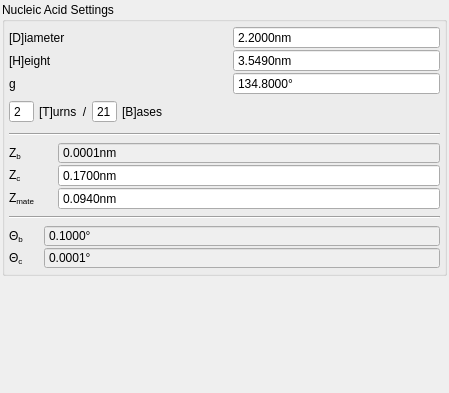
<?xml version="1.0" encoding="UTF-8"?>
<ui version="4.0">
 <class>Form</class>
 <widget class="QWidget" name="Form">
  <property name="geometry">
   <rect>
    <x>0</x>
    <y>0</y>
    <width>449</width>
    <height>393</height>
   </rect>
  </property>
  <property name="windowTitle">
   <string>Form</string>
  </property>
  <layout class="QVBoxLayout" name="verticalLayout">
   <property name="leftMargin">
    <number>2</number>
   </property>
   <property name="topMargin">
    <number>2</number>
   </property>
   <property name="rightMargin">
    <number>2</number>
   </property>
   <property name="bottomMargin">
    <number>2</number>
   </property>
   <item>
    <widget class="QGroupBox" name="nucleic_acid_settings">
     <property name="title">
      <string>Nucleic Acid Settings</string>
     </property>
     <layout class="QGridLayout" name="gridLayout_4">
      <property name="leftMargin">
       <number>4</number>
      </property>
      <property name="topMargin">
       <number>4</number>
      </property>
      <property name="rightMargin">
       <number>4</number>
      </property>
      <property name="bottomMargin">
       <number>4</number>
      </property>
      <property name="horizontalSpacing">
       <number>5</number>
      </property>
      <property name="verticalSpacing">
       <number>6</number>
      </property>
      <item row="8" column="0" colspan="2">
       <layout class="QGridLayout" name="gridLayout_3">
        <property name="horizontalSpacing">
         <number>20</number>
        </property>
        <item row="4" column="0">
         <widget class="QLabel" name="theta_c_label">
          <property name="enabled">
           <bool>true</bool>
          </property>
          <property name="sizePolicy">
           <sizepolicy hsizetype="Fixed" vsizetype="Preferred">
            <horstretch>0</horstretch>
            <verstretch>0</verstretch>
           </sizepolicy>
          </property>
          <property name="cursor">
           <cursorShape>ArrowCursor</cursorShape>
          </property>
          <property name="toolTip">
           <string/>
          </property>
          <property name="statusTip">
           <string/>
          </property>
          <property name="whatsThis">
           <string/>
          </property>
          <property name="text">
           <string>Θ&lt;sub&gt;c&lt;/sub&gt;</string>
          </property>
         </widget>
        </item>
        <item row="3" column="1">
         <widget class="QDoubleSpinBox" name="theta_b">
          <property name="enabled">
           <bool>false</bool>
          </property>
          <property name="statusTip">
           <string/>
          </property>
          <property name="styleSheet">
           <string notr="true">QDoubleSpinBox::disabled{background-color: rgb(240, 240,
                                                240); color: black}
                                            </string>
          </property>
          <property name="readOnly">
           <bool>false</bool>
          </property>
          <property name="buttonSymbols">
           <enum>QAbstractSpinBox::NoButtons</enum>
          </property>
          <property name="specialValueText">
           <string/>
          </property>
          <property name="accelerated">
           <bool>false</bool>
          </property>
          <property name="showGroupSeparator" stdset="0">
           <bool>false</bool>
          </property>
          <property name="suffix">
           <string notr="true">°</string>
          </property>
          <property name="decimals">
           <number>4</number>
          </property>
          <property name="minimum">
           <double>0.000100000000000</double>
          </property>
          <property name="maximum">
           <double>360.000000000000000</double>
          </property>
          <property name="singleStep">
           <double>0.500000000000000</double>
          </property>
          <property name="value">
           <double>0.100000000000000</double>
          </property>
         </widget>
        </item>
        <item row="4" column="1">
         <widget class="QDoubleSpinBox" name="theta_c">
          <property name="enabled">
           <bool>false</bool>
          </property>
          <property name="styleSheet">
           <string notr="true">QDoubleSpinBox::disabled{background-color: rgb(240, 240,
                                                240); color: black}
                                            </string>
          </property>
          <property name="buttonSymbols">
           <enum>QAbstractSpinBox::NoButtons</enum>
          </property>
          <property name="specialValueText">
           <string/>
          </property>
          <property name="accelerated">
           <bool>false</bool>
          </property>
          <property name="showGroupSeparator" stdset="0">
           <bool>false</bool>
          </property>
          <property name="suffix">
           <string notr="true">°</string>
          </property>
          <property name="decimals">
           <number>4</number>
          </property>
          <property name="minimum">
           <double>0.000100000000000</double>
          </property>
          <property name="maximum">
           <double>360.000000000000000</double>
          </property>
          <property name="singleStep">
           <double>0.500000000000000</double>
          </property>
         </widget>
        </item>
        <item row="3" column="0">
         <widget class="QLabel" name="theta_b_label">
          <property name="enabled">
           <bool>true</bool>
          </property>
          <property name="sizePolicy">
           <sizepolicy hsizetype="Fixed" vsizetype="Preferred">
            <horstretch>0</horstretch>
            <verstretch>0</verstretch>
           </sizepolicy>
          </property>
          <property name="cursor">
           <cursorShape>ArrowCursor</cursorShape>
          </property>
          <property name="toolTip">
           <string/>
          </property>
          <property name="statusTip">
           <string/>
          </property>
          <property name="whatsThis">
           <string/>
          </property>
          <property name="text">
           <string>Θ&lt;sub&gt;b&lt;/sub&gt;</string>
          </property>
         </widget>
        </item>
       </layout>
      </item>
      <item row="6" column="0" colspan="2">
       <widget class="Line" name="line">
        <property name="orientation">
         <enum>Qt::Horizontal</enum>
        </property>
       </widget>
      </item>
      <item row="0" column="0" colspan="2">
       <layout class="QGridLayout" name="gridLayout_2">
        <property name="horizontalSpacing">
         <number>16</number>
        </property>
        <item row="0" column="1">
         <widget class="QDoubleSpinBox" name="D">
          <property name="toolTip">
           <string/>
          </property>
          <property name="whatsThis">
           <string/>
          </property>
          <property name="buttonSymbols">
           <enum>QAbstractSpinBox::NoButtons</enum>
          </property>
          <property name="suffix">
           <string notr="true">nm</string>
          </property>
          <property name="decimals">
           <number>4</number>
          </property>
          <property name="minimum">
           <double>0.000100000000000</double>
          </property>
          <property name="maximum">
           <double>999999.000000000000000</double>
          </property>
          <property name="singleStep">
           <double>0.500000000000000</double>
          </property>
          <property name="value">
           <double>2.200000000000000</double>
          </property>
         </widget>
        </item>
        <item row="1" column="1">
         <widget class="QDoubleSpinBox" name="H">
          <property name="toolTip">
           <string/>
          </property>
          <property name="buttonSymbols">
           <enum>QAbstractSpinBox::NoButtons</enum>
          </property>
          <property name="suffix">
           <string notr="true">nm</string>
          </property>
          <property name="decimals">
           <number>4</number>
          </property>
          <property name="minimum">
           <double>0.000100000000000</double>
          </property>
          <property name="maximum">
           <double>999999.000000000000000</double>
          </property>
          <property name="singleStep">
           <double>0.500000000000000</double>
          </property>
          <property name="value">
           <double>3.549000000000000</double>
          </property>
         </widget>
        </item>
        <item row="1" column="0">
         <widget class="QLabel" name="H_label">
          <property name="cursor">
           <cursorShape>ArrowCursor</cursorShape>
          </property>
          <property name="toolTip">
           <string>Helical Twist Height</string>
          </property>
          <property name="statusTip">
           <string/>
          </property>
          <property name="text">
           <string>[H]eight</string>
          </property>
         </widget>
        </item>
        <item row="3" column="0" colspan="2">
         <layout class="QHBoxLayout" name="horizontalLayout">
          <property name="topMargin">
           <number>5</number>
          </property>
          <property name="bottomMargin">
           <number>4</number>
          </property>
          <item>
           <widget class="QSpinBox" name="T">
            <property name="toolTip">
             <string>Turns</string>
            </property>
            <property name="whatsThis">
             <string/>
            </property>
            <property name="buttonSymbols">
             <enum>QAbstractSpinBox::NoButtons</enum>
            </property>
            <property name="minimum">
             <number>1</number>
            </property>
            <property name="value">
             <number>2</number>
            </property>
           </widget>
          </item>
          <item>
           <spacer name="horizontalSpacer_2">
            <property name="orientation">
             <enum>Qt::Horizontal</enum>
            </property>
            <property name="sizeType">
             <enum>QSizePolicy::Fixed</enum>
            </property>
            <property name="sizeHint" stdset="0">
             <size>
              <width>5</width>
              <height>20</height>
             </size>
            </property>
           </spacer>
          </item>
          <item>
           <widget class="QLabel" name="T_label">
            <property name="toolTip">
             <string/>
            </property>
            <property name="statusTip">
             <string/>
            </property>
            <property name="text">
             <string>[T]urns</string>
            </property>
           </widget>
          </item>
          <item>
           <spacer name="horizontalSpacer_4">
            <property name="orientation">
             <enum>Qt::Horizontal</enum>
            </property>
            <property name="sizeType">
             <enum>QSizePolicy::Fixed</enum>
            </property>
            <property name="sizeHint" stdset="0">
             <size>
              <width>5</width>
              <height>20</height>
             </size>
            </property>
           </spacer>
          </item>
          <item>
           <widget class="QLabel" name="bases_per_turns_slash">
            <property name="toolTip">
             <string>(per)</string>
            </property>
            <property name="statusTip">
             <string/>
            </property>
            <property name="text">
             <string>/</string>
            </property>
            <property name="alignment">
             <set>Qt::AlignCenter</set>
            </property>
           </widget>
          </item>
          <item>
           <spacer name="horizontalSpacer">
            <property name="orientation">
             <enum>Qt::Horizontal</enum>
            </property>
            <property name="sizeType">
             <enum>QSizePolicy::Fixed</enum>
            </property>
            <property name="sizeHint" stdset="0">
             <size>
              <width>5</width>
              <height>20</height>
             </size>
            </property>
           </spacer>
          </item>
          <item>
           <widget class="QSpinBox" name="B">
            <property name="toolTip">
             <string>Bases</string>
            </property>
            <property name="statusTip">
             <string/>
            </property>
            <property name="whatsThis">
             <string/>
            </property>
            <property name="buttonSymbols">
             <enum>QAbstractSpinBox::NoButtons</enum>
            </property>
            <property name="minimum">
             <number>1</number>
            </property>
            <property name="value">
             <number>21</number>
            </property>
           </widget>
          </item>
          <item>
           <spacer name="horizontalSpacer_5">
            <property name="orientation">
             <enum>Qt::Horizontal</enum>
            </property>
            <property name="sizeType">
             <enum>QSizePolicy::Fixed</enum>
            </property>
            <property name="sizeHint" stdset="0">
             <size>
              <width>5</width>
              <height>20</height>
             </size>
            </property>
           </spacer>
          </item>
          <item>
           <widget class="QLabel" name="B_label">
            <property name="toolTip">
             <string>Bases</string>
            </property>
            <property name="statusTip">
             <string>There are B bases per T turns of the helix</string>
            </property>
            <property name="text">
             <string>[B]ases</string>
            </property>
           </widget>
          </item>
          <item>
           <spacer name="horizontalSpacer_3">
            <property name="orientation">
             <enum>Qt::Horizontal</enum>
            </property>
            <property name="sizeHint" stdset="0">
             <size>
              <width>40</width>
              <height>20</height>
             </size>
            </property>
           </spacer>
          </item>
         </layout>
        </item>
        <item row="0" column="0">
         <widget class="QLabel" name="D_label">
          <property name="cursor">
           <cursorShape>ArrowCursor</cursorShape>
          </property>
          <property name="toolTip">
           <string/>
          </property>
          <property name="statusTip">
           <string/>
          </property>
          <property name="whatsThis">
           <string/>
          </property>
          <property name="text">
           <string>[D]iameter</string>
          </property>
         </widget>
        </item>
        <item row="2" column="1">
         <widget class="QDoubleSpinBox" name="g">
          <property name="buttonSymbols">
           <enum>QAbstractSpinBox::NoButtons</enum>
          </property>
          <property name="suffix">
           <string>°</string>
          </property>
          <property name="decimals">
           <number>4</number>
          </property>
          <property name="minimum">
           <double>0.000100000000000</double>
          </property>
          <property name="maximum">
           <double>360.000000000000000</double>
          </property>
          <property name="value">
           <double>134.800000000000011</double>
          </property>
         </widget>
        </item>
        <item row="2" column="0">
         <widget class="QLabel" name="g_label">
          <property name="text">
           <string>g</string>
          </property>
         </widget>
        </item>
       </layout>
      </item>
      <item row="1" column="0" colspan="2">
       <widget class="Line" name="nucleic_acid_settings_splitter">
        <property name="orientation">
         <enum>Qt::Horizontal</enum>
        </property>
       </widget>
      </item>
      <item row="2" column="0" colspan="2">
       <layout class="QGridLayout" name="gridLayout_7">
        <property name="horizontalSpacing">
         <number>20</number>
        </property>
        <item row="0" column="1">
         <widget class="QDoubleSpinBox" name="Z_b">
          <property name="enabled">
           <bool>false</bool>
          </property>
          <property name="statusTip">
           <string/>
          </property>
          <property name="autoFillBackground">
           <bool>false</bool>
          </property>
          <property name="styleSheet">
           <string notr="true">QDoubleSpinBox::disabled{background-color: rgb(240, 240,
                                                240); color: black}
                                            </string>
          </property>
          <property name="wrapping">
           <bool>false</bool>
          </property>
          <property name="frame">
           <bool>true</bool>
          </property>
          <property name="readOnly">
           <bool>false</bool>
          </property>
          <property name="buttonSymbols">
           <enum>QAbstractSpinBox::NoButtons</enum>
          </property>
          <property name="specialValueText">
           <string/>
          </property>
          <property name="accelerated">
           <bool>false</bool>
          </property>
          <property name="showGroupSeparator" stdset="0">
           <bool>false</bool>
          </property>
          <property name="prefix">
           <string/>
          </property>
          <property name="suffix">
           <string notr="true">nm</string>
          </property>
          <property name="decimals">
           <number>4</number>
          </property>
          <property name="minimum">
           <double>0.000100000000000</double>
          </property>
          <property name="maximum">
           <double>999999.000000000000000</double>
          </property>
          <property name="singleStep">
           <double>0.500000000000000</double>
          </property>
          <property name="value">
           <double>0.000100000000000</double>
          </property>
         </widget>
        </item>
        <item row="1" column="1">
         <widget class="QDoubleSpinBox" name="Z_c">
          <property name="buttonSymbols">
           <enum>QAbstractSpinBox::NoButtons</enum>
          </property>
          <property name="suffix">
           <string notr="true">nm</string>
          </property>
          <property name="decimals">
           <number>4</number>
          </property>
          <property name="minimum">
           <double>0.000100000000000</double>
          </property>
          <property name="maximum">
           <double>999999.000000000000000</double>
          </property>
          <property name="singleStep">
           <double>0.500000000000000</double>
          </property>
          <property name="value">
           <double>0.170000000000000</double>
          </property>
         </widget>
        </item>
        <item row="2" column="0">
         <widget class="QLabel" name="Z_mate_label">
          <property name="text">
           <string>&lt;html&gt;&lt;head/&gt;&lt;body&gt;&lt;p&gt;Z&lt;span style=&quot;
                                                vertical-align:sub;&quot;&gt;mate&lt;/span&gt;&lt;/p&gt;&lt;/body&gt;&lt;/html&gt;
                                            </string>
          </property>
         </widget>
        </item>
        <item row="0" column="0">
         <widget class="QLabel" name="Z_b_label">
          <property name="enabled">
           <bool>true</bool>
          </property>
          <property name="sizePolicy">
           <sizepolicy hsizetype="Fixed" vsizetype="Preferred">
            <horstretch>0</horstretch>
            <verstretch>0</verstretch>
           </sizepolicy>
          </property>
          <property name="cursor">
           <cursorShape>ArrowCursor</cursorShape>
          </property>
          <property name="toolTip">
           <string/>
          </property>
          <property name="statusTip">
           <string/>
          </property>
          <property name="whatsThis">
           <string/>
          </property>
          <property name="text">
           <string>Z&lt;sub&gt;b&lt;/sub&gt;</string>
          </property>
         </widget>
        </item>
        <item row="1" column="0">
         <widget class="QLabel" name="Z_c_label">
          <property name="enabled">
           <bool>true</bool>
          </property>
          <property name="sizePolicy">
           <sizepolicy hsizetype="Fixed" vsizetype="Preferred">
            <horstretch>0</horstretch>
            <verstretch>0</verstretch>
           </sizepolicy>
          </property>
          <property name="cursor">
           <cursorShape>ArrowCursor</cursorShape>
          </property>
          <property name="toolTip">
           <string/>
          </property>
          <property name="statusTip">
           <string/>
          </property>
          <property name="whatsThis">
           <string/>
          </property>
          <property name="text">
           <string>Z&lt;sub&gt;c&lt;/sub&gt;</string>
          </property>
         </widget>
        </item>
        <item row="2" column="1">
         <widget class="QDoubleSpinBox" name="Z_mate">
          <property name="enabled">
           <bool>true</bool>
          </property>
          <property name="styleSheet">
           <string notr="true"/>
          </property>
          <property name="buttonSymbols">
           <enum>QAbstractSpinBox::NoButtons</enum>
          </property>
          <property name="prefix">
           <string/>
          </property>
          <property name="suffix">
           <string>nm</string>
          </property>
          <property name="decimals">
           <number>4</number>
          </property>
          <property name="minimum">
           <double>-10.000000000000000</double>
          </property>
          <property name="maximum">
           <double>10.000000000000000</double>
          </property>
          <property name="value">
           <double>0.094000000000000</double>
          </property>
         </widget>
        </item>
       </layout>
      </item>
     </layout>
    </widget>
   </item>
   <item>
    <spacer name="verticalSpacer">
     <property name="orientation">
      <enum>Qt::Vertical</enum>
     </property>
     <property name="sizeHint" stdset="0">
      <size>
       <width>20</width>
       <height>25</height>
      </size>
     </property>
    </spacer>
   </item>
  </layout>
 </widget>
 <resources/>
 <connections/>
</ui>
